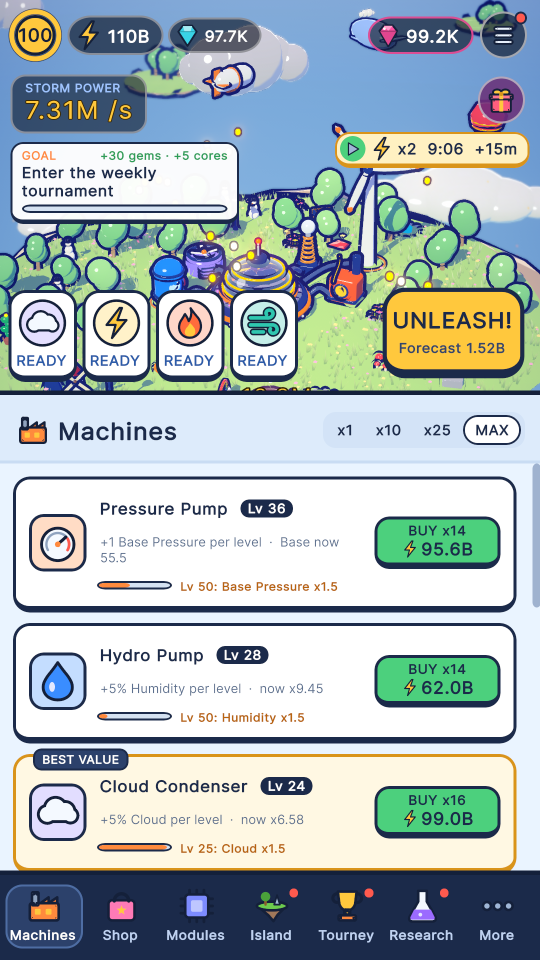
#> input picture Tools/marketing/raw/1_machines.png, 1080 x 1920 px, given in place of core_icon_black.png, which was not available (shown at 1/2 size)
$ python make_icon.py
#> lines starting #> are read from the running program, lines starting #| are printed output that depends on the picture; after the words box and inside, x2 and y2 are one past the last pixel; in counts of white or black regions, pixels touching at a corner belong together; pictures that were not available may be replaced by others from this repository, and a replacement may not be noted
"""
Builds the STORM ENGINE app icon ("Storm Core") and the store feature graphic from in-game renders.

Icon: the game's engine, a storm cloud above it and a lightning bolt striking its antenna, on a
purple-to-blue sky with a glow behind the core and a thick ink outline around the art, so it reads
at every launcher size. Renders (Tools/marketing/raw), all from the same camera:
  core_icon_black.png  on black, without bloom      } a difference matte gives clean edges
  core_icon_white.png  on white, without bloom      }
  core_icon_bloom.png  on black, with bloom: the glow of the bolt and the core
Feature graphic: the island (island_icon_black/white.png) and the logo (make_logo.py) over a sky.

Outputs:
  Assets/StormEngine/Branding/Icons/icon_background.png   1024  adaptive icon background (sky)
  Assets/StormEngine/Branding/Icons/icon_foreground.png   1024  adaptive icon foreground (art, inside the safe zone)
  Assets/StormEngine/Branding/Icons/icon_legacy.png       1024  rounded square (Android 7 and older)
  Assets/StormEngine/Branding/Icons/icon_round.png        1024  circle (round launchers)
  Tools/marketing/store/play_icon_512.png                 512  Google Play listing icon (full bleed)
  Tools/marketing/store/feature_graphic.png               1024x500 Google Play feature graphic
  Tools/marketing/store/preview_adaptive_round.png        how a round launcher shows the adaptive icon

Usage: python Tools/marketing/make_logo.py, then python Tools/marketing/make_icon.py
"""
import os

import numpy as np
from PIL import Image, ImageDraw, ImageFilter
from scipy import ndimage

HERE = os.path.dirname(os.path.abspath(__file__))
ROOT = os.path.dirname(os.path.dirname(HERE))
RAW = os.path.join(HERE, 'raw')
ICONS = os.path.join(ROOT, 'Assets', 'StormEngine', 'Branding', 'Icons')
LOGO = os.path.join(ROOT, 'Assets', 'StormEngine', 'Resources', 'StormEngine', 'logo.png')
STORE = os.path.join(HERE, 'store')

INK = (20, 32, 58)
ICON_TOP = np.array([70, 36, 170], np.float32)
ICON_BOTTOM = np.array([36, 122, 236], np.float32)
SKY_TOP = np.array([66, 136, 228], np.float32)
SKY_BOTTOM = np.array([184, 226, 255], np.float32)
CLOUD = (252, 254, 255, 255)
CLOUD_SHADE = (212, 232, 252, 255)

# The visible part of an adaptive icon: the middle 72 of its 108 dp.
ADAPTIVE = (1 / 6, 2 / 3)
FULL = (0.0, 1.0)


def load(name):
    return np.asarray(Image.open(os.path.join(RAW, name)).convert('RGB'), np.float32) / 255.0


def cutout(prefix, bloom=False):
    """
    The art cut out of its black/white renders: straight-alpha colours and alpha, plus (optionally)
    the bloom glow as added light. Floating specks (ambient particles) are dropped.
    """
    black, white = load(prefix + '_black.png'), load(prefix + '_white.png')
    k = np.median(black[:16, :16].reshape(-1, 3), axis=0)
    w = np.median(white[:16, :16].reshape(-1, 3), axis=0)
    a = np.clip(1.0 - ((white - black) / np.maximum(w - k, 1e-3)).mean(axis=2), 0.0, 1.0)
    labels, n = ndimage.label(ndimage.binary_dilation(a > 0.05, iterations=3))
    sizes = ndimage.sum(np.ones_like(a), labels, range(1, n + 1))
    a *= np.isin(labels, 1 + np.nonzero(sizes >= sizes.max() * 0.01)[0])
    aa = a[..., None]
    rgb = np.clip(np.where(aa > 1e-3, (black - (1.0 - aa) * k) / np.maximum(aa, 1e-3), 0.0), 0.0, 1.0)
    glow = np.clip(load(prefix + '_bloom.png') - black, 0.0, 1.0) if bloom else None
    return rgb, a, glow


def to_image(rgb, a):
    return Image.fromarray((np.dstack([rgb, a]) * 255.0 + 0.5).astype(np.uint8), 'RGBA')


# [11 lines left out: functions gradient, soft_disc, not called in this run]


# ------------------------------------------------------------------ icon

# A classic lightning bolt, x across and y down in units of its height; the lower tip is (-0.16, 1).
BOLT = [(0.12, 0.0), (-0.30, 0.52), (-0.02, 0.52), (-0.16, 1.0), (0.32, 0.40), (0.04, 0.40), (0.24, 0.0)]
BOLT_TOP = np.array([255, 244, 160], np.float32) / 255.0
BOLT_BOTTOM = np.array([255, 190, 40], np.float32) / 255.0


def bolt_shape(n, solid):
    """
    Coverage (0..1) of a bolt from under the cloud down onto the antenna tip: the cloud and the
    engine are the two big parts of the render; the antenna tip is the engine's highest point.
    """
    labels, count = ndimage.label(solid)
    sizes = ndimage.sum(solid, labels, range(1, count + 1))
    big = 1 + np.argsort(sizes)[-2:]
    centres = ndimage.center_of_mass(solid, labels, big)
    cloud_id, engine_id = (big[0], big[1]) if centres[0][0] < centres[1][0] else (big[1], big[0])
    ey, ex = np.nonzero(labels == engine_id)
    tip_y = ey.min()
    tip_x = float(ex[ey <= tip_y + 3].mean())
    cy, cx = np.nonzero(labels == cloud_id)
    near = np.abs(cx - tip_x) < n * 0.03
    cloud_bottom = cy[near].max() if near.any() else cy.max()
    gap = tip_y - cloud_bottom
    top = cloud_bottom - 0.35 * gap
    h = (tip_y - 0.02 * gap) - top
    left = tip_x + 0.16 * h
    ss = 3
    img = Image.new('L', (n * ss, n * ss), 0)
    ImageDraw.Draw(img).polygon([((left + x * h) * ss, (top + y * h) * ss) for x, y in BOLT], fill=255)
    cover = np.asarray(img.resize((n, n), Image.LANCZOS), np.float32) / 255.0
    return cover, top, h, (tip_x, tip_y)


def icon_art(size):
    """
    The icon art on a transparent square of `size`, framed as rendered (the art fills the middle
    60%): the rendered cloud and engine, a bolt between them, and a thick ink outline under it all.
    Returns (art, glow as float RGB, core position 0..1).
    """
    rgb, a, glow = cutout('core_icon', bloom=True)
    n = a.shape[0]
    solid = a > 0.5
    bolt, bolt_top, bolt_h, tip = bolt_shape(n, solid)
    # Thick ink outline around the solid parts (cloud, bolt, engine): reads at launcher sizes.
    ring = ndimage.binary_dilation(solid | (bolt > 0.5), iterations=max(2, int(n * 0.011)))
    outline = ndimage.gaussian_filter(ring.astype(np.float32), n * 0.0012)
    ys, xs = np.nonzero(solid)
    top, bottom = ys.min(), ys.max()
    low = ys > top + (bottom - top) * 0.7
    core = (float(xs[low].mean()) / n, (top + (bottom - top) * 0.78) / n)

    ink = np.zeros((n, n, 4), np.float32)
    ink[..., :3] = np.array(INK, np.float32) / 255.0
    ink[..., 3] = outline
    art = Image.fromarray((ink * 255 + 0.5).astype(np.uint8), 'RGBA')
    t = np.clip((np.arange(n, dtype=np.float32) - bolt_top) / bolt_h, 0.0, 1.0)[:, None, None]
    bolt_rgb = np.broadcast_to(BOLT_TOP + (BOLT_BOTTOM - BOLT_TOP) * t, (n, n, 3))
    art.alpha_composite(to_image(bolt_rgb, bolt))
    art.alpha_composite(to_image(rgb, a))
    # The bolt glows, brightest where it strikes the antenna.
    halo = ndimage.gaussian_filter(bolt, n * 0.022)[..., None] * np.array([1.0, 0.9, 0.5], np.float32) * 0.9
    yy, xx = np.mgrid[0:n, 0:n]
    spark = np.exp(-((xx - tip[0]) ** 2 + (yy - tip[1]) ** 2) / (2 * (n * 0.035) ** 2))[..., None]
    # Light falls on the sky around the bolt, not over the cloud or the engine.
    clear = (1.0 - a)[..., None]
    glow = np.clip(glow + (halo + spark * np.array([1.0, 0.95, 0.75], np.float32) * 0.55) * clear, 0.0, 1.0)
    art = art.resize((size, size), Image.LANCZOS)
    glow_img = Image.fromarray((glow * 255 + 0.5).astype(np.uint8), 'RGB').resize((size, size), Image.LANCZOS)
    return art, np.asarray(glow_img, np.float32) / 255.0, core


# [6 lines left out: function art_box, not called in this run]


def core_point(n, frame, zoom, core):
    s, x = art_box(n, frame, zoom)
    return x + core[0] * s, x + core[1] * s


# [82 lines left out: functions icon_background, art_layer, rounded, circle, clouds, feature_graphic, not called in this run]


def main():
    os.makedirs(ICONS, exist_ok=True)
    os.makedirs(STORE, exist_ok=True)
    n = 1024
    art, glow, core = icon_art(2048)
#> call 2 of load, with name = 'core_icon_white.png'
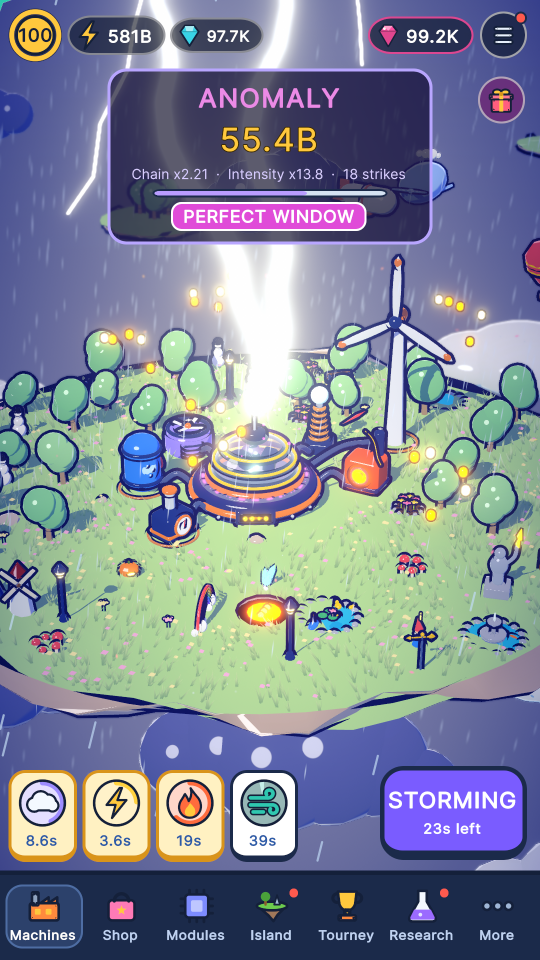
#> input picture Tools/marketing/raw/2_storm.png, 1080 x 1920 px, given in place of core_icon_white.png, which was not available (shown at 1/2 size)
#> in cutout, `k = np.median(black[:16, :16].reshape(-1, 3), axis=0)`: k = [0.678, 0.686, 0.765]
#> in cutout, `w = np.median(white[:16, :16].reshape(-1, 3), axis=0)`: w = [0.224, 0.453, 0.643]
#> in cutout, `labels, n = ndimage.label(ndimage.binary_dilation(a > 0.05, iterations..`:
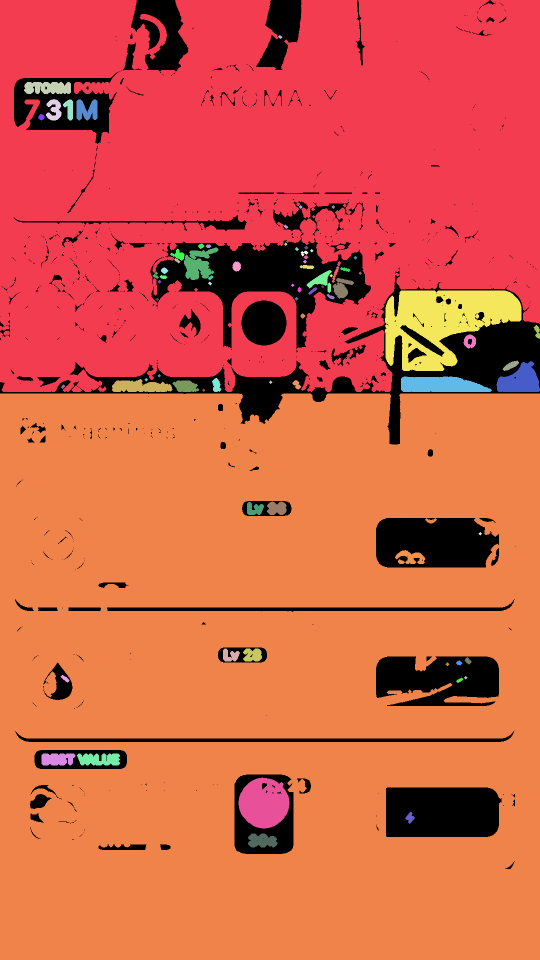
#> labels: shape (1920, 1080) int32 (shown at 1/2 size); 80 distinct labels, from 0 to 79; one colour per label, 0 black
#> in cutout, `labels, n = ndimage.label(ndimage.binary_dilation(a > 0.05, iterations..`: n = 79
#> in cutout, `sizes = ndimage.sum(np.ones_like(a), labels, range(1, n + 1))`: sizes = 79 values, max 1102231 at index 61, min 25 at index 10, mean 23257.5
#> in cutout, `a *= np.isin(labels, 1 + np.nonzero(sizes >= sizes.max() * 0.01)[0])`:
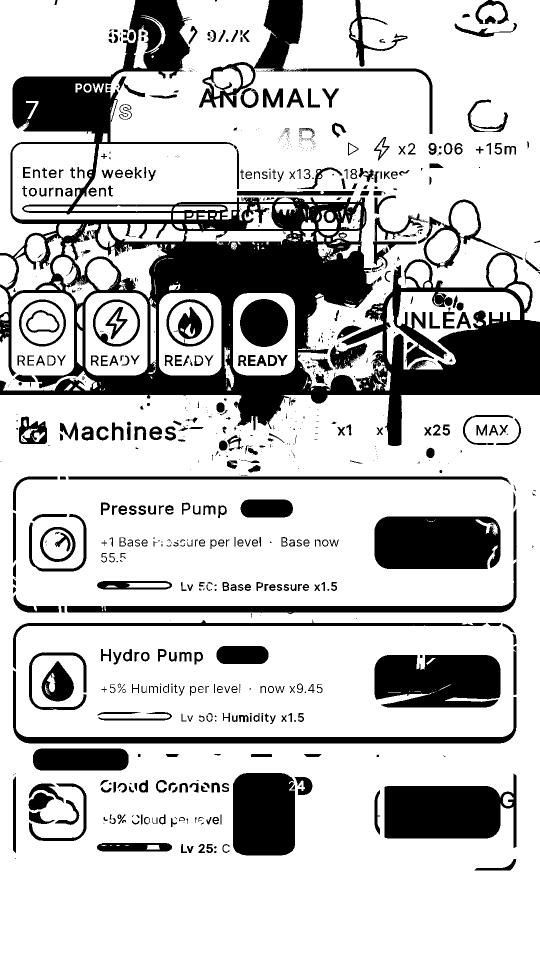
#> a: shape (1920, 1080) float32 (shown at 1/2 size); min 0, max 1, mean 0.77
#> in cutout, `rgb = np.clip(np.where(aa > 1e-3, (black - (1.0 - aa) * k) / np.maximu..`:
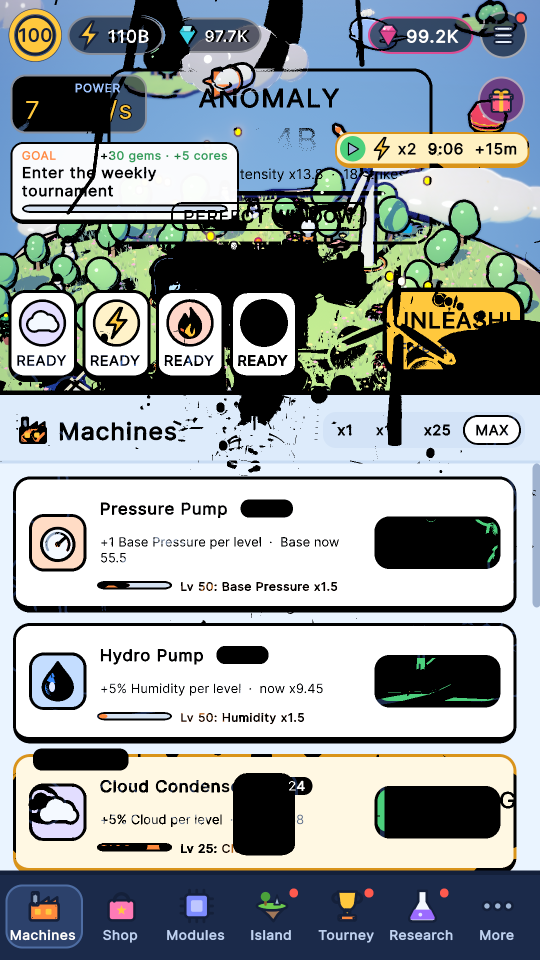
#> rgb: shape (1920, 1080, 3) float32 (shown at 1/2 size); mean of channels 0, 1, 2 0.582, 0.607, 0.613; drawn as R, G, B
#> in cutout, `glow = np.clip(load(prefix + '_bloom.png') - black, 0.0, 1.0) if bloom..`:
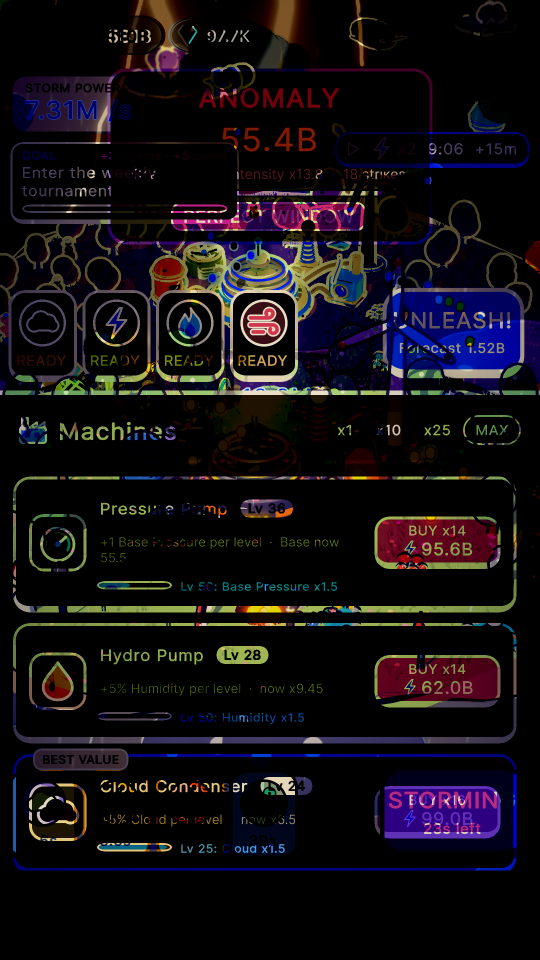
#> glow: shape (1920, 1080, 3) float32 (shown at 1/2 size); mean R, G, B 0.0746, 0.0576, 0.0752
#> in icon_art, `solid = a > 0.5`: solid: shape (1920, 1080) bool; 77% white; 926 black regions (490 under 20 px), largest, box (x1, y1, x2, y2) and area: (0, 0, 1080, 892) 215325, (769, 1547, 1033, 1696) 25246, (749, 1033, 1001, 1138) 24949
#> in bolt_shape, `labels, count = ndimage.label(solid)`:
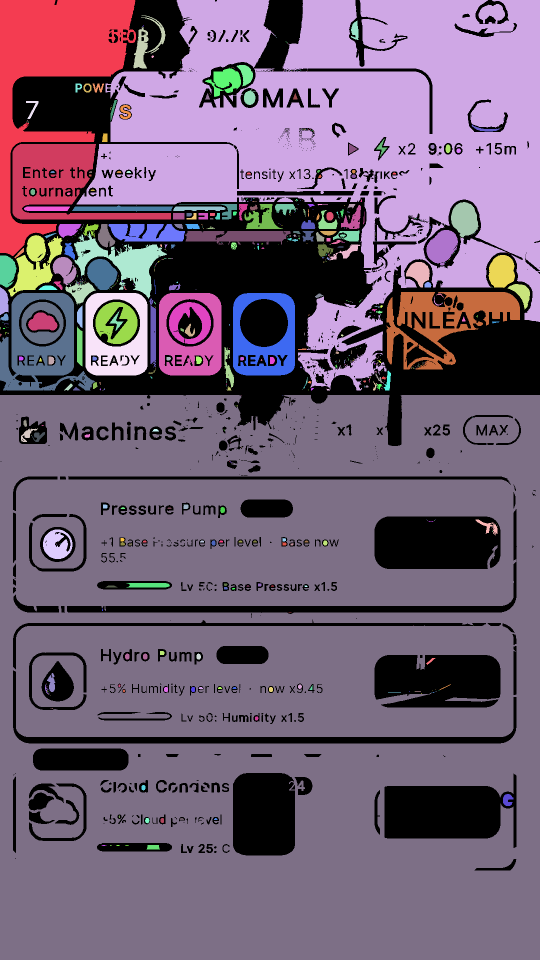
#> labels: shape (1920, 1080) int32 (shown at 1/2 size); 810 distinct labels, from 0 to 809; one colour per label, 0 black
#> in bolt_shape, `labels, count = ndimage.label(solid)`: count = 809
#> in bolt_shape, `sizes = ndimage.sum(solid, labels, range(1, count + 1))`: sizes = 809 values, max 1006992 at index 659, min 1 at index 5, mean 1972.6
#> in bolt_shape, `big = 1 + np.argsort(sizes)[-2:]`: big = [2, 660]
#> in bolt_shape, `centres = ndimage.center_of_mass(solid, labels, big)`: centres = [(271.4, 704.3), (1362, 530)]
#> in bolt_shape, `cloud_id, engine_id = (big[0], big[1]) if centres[0][0] < centres[1][0..`: cloud_id = 2; engine_id = 660
#> in bolt_shape, `tip_y = ey.min()`: tip_y = 790
#> in bolt_shape, `tip_x = float(ex[ey <= tip_y + 3].mean())`: tip_x = 532.6
#> in bolt_shape, `cloud_bottom = cy[near].max() if near.any() else cy.max()`: cloud_bottom = 403
#> in bolt_shape, `gap = tip_y - cloud_bottom`: gap = 387
#> in bolt_shape, `top = cloud_bottom - 0.35 * gap`: top = 267.6
#> in bolt_shape, `h = (tip_y - 0.02 * gap) - top`: h = 514.7
#> in bolt_shape, `left = tip_x + 0.16 * h`: left = 615
#> in bolt_shape, `img = Image.new('L', (n * ss, n * ss), 0)`: img: PIL image 5760x5760 L; every value is 0
#> in bolt_shape, `ImageDraw.Draw(img).polygon([((left + x * h) * ss, (top + y * h) * ss)..`:
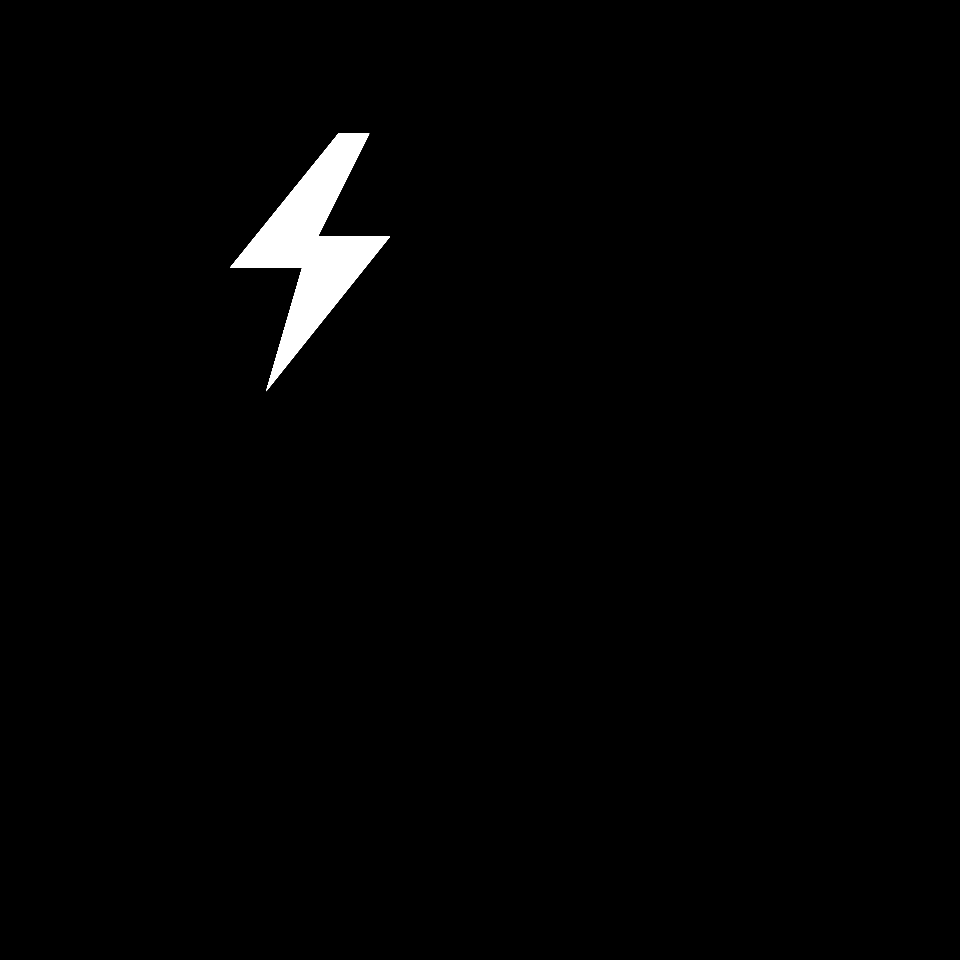
#> img: PIL image 5760x5760 L (shown at 1/6 size); 1.4% white; 1 white region, box (x1, y1, x2, y2) and area: (1381, 802, 2339, 2347) 464287
#> in icon_art, `bolt, bolt_top, bolt_h, tip = bolt_shape(n, solid)`: bolt_top = 267.6; bolt_h = 514.7; tip = (532.6, 790)

    # Adaptive icon: launchers show only the middle 72 of 108 dp, in a shape of their choice.
    # The render frames the art in its middle 60%; this zoom keeps it inside the safe zone.
    zoom_adaptive = 1.32
    background = icon_background(n, ADAPTIVE, zoom_adaptive, core)
    background.convert('RGB').save(os.path.join(ICONS, 'icon_background.png'), optimize=True)
    foreground = art_layer(n, art, glow, ADAPTIVE, zoom_adaptive)
    foreground.save(os.path.join(ICONS, 'icon_foreground.png'), optimize=True)
    alpha = np.asarray(foreground.getchannel('A')) > 128
    ys, xs = np.nonzero(alpha)
    reach = np.percentile(np.hypot(xs - n / 2, ys - n / 2), 99.9) / n
    print('art reaches %.3f of the canvas from the centre (safe zone 0.306, visible 0.333)' % reach)

    # Full icons: the art fills about 86% of the square.
    zoom_full = 1.43
    full = Image.alpha_composite(icon_background(n, FULL, zoom_full, core), art_layer(n, art, glow, FULL, zoom_full))
    rounded(full, n * 0.18).save(os.path.join(ICONS, 'icon_legacy.png'), optimize=True)
    circle(full).save(os.path.join(ICONS, 'icon_round.png'), optimize=True)
    full.convert('RGB').resize((512, 512), Image.LANCZOS).save(os.path.join(STORE, 'play_icon_512.png'), optimize=True)

    preview = Image.alpha_composite(background, foreground)
    m = int(n / 6)
    circle(preview.crop((m, m, n - m, n - m))).resize((432, 432), Image.LANCZOS).save(
        os.path.join(STORE, 'preview_adaptive_round.png'), optimize=True)
    feature_graphic().save(os.path.join(STORE, 'feature_graphic.png'), optimize=True)
    print('icons written to', ICONS, 'and', STORE)


if __name__ == '__main__':
#> (the run stopped early here; a loop or call above may not have finished)
